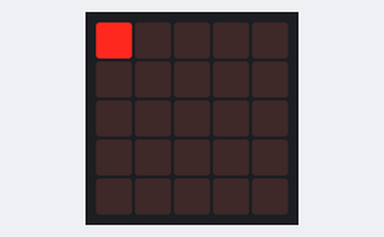
Simulated run of this program. Board: BBC micro:bit (MakeCode). On the bench: the board's 5×5 LED display.

Above: at 0.06 s.
At 0.42 s:
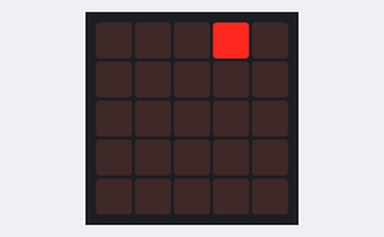
At 0.78 s:
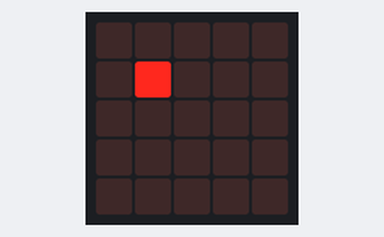
At 1.5 s:
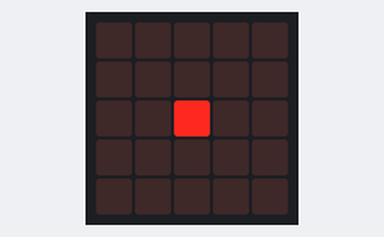
At 2.22 s:
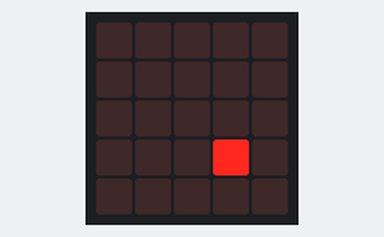
At 2.94 s:
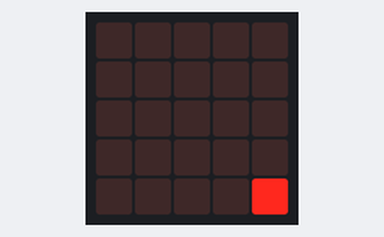

The program:

main.ts
```typescript
let teller = 0
let teller_y = 0
basic.forever(function () {
    led.plot(teller, teller_y)
    teller = teller + 1
    basic.pause(100)
    basic.clearScreen()
    if (teller == 5) {
        teller = 0
        teller_y = teller_y + 1
    }
})
```

test.ts
```typescript
// tests gaan hier; deze zal niet worden gecompileerd wanneer dit pakket wordt gebruikt als extensie.
```
